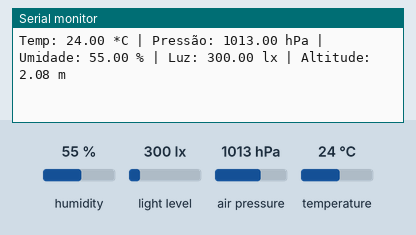
Bench run of a sketch on a simulated Arduino Uno R4 WiFi. On the bench: the last lines printed to the serial monitor. Wiring (inferred from the names in the program): BME280 sensor at I2C address 0x76. The test bench sets the inputs (shaded band); at power-on: humidity 55 %, light level 300 lx, air pressure 1013 hPa, temperature 24 °C. WiFi joins after 1.5 s; servers stay silent unless stated; uploads are accepted with an empty reply.

Above: at 2.7 s.
2.8 s: humidity set to 22 %
At 4.1 s:
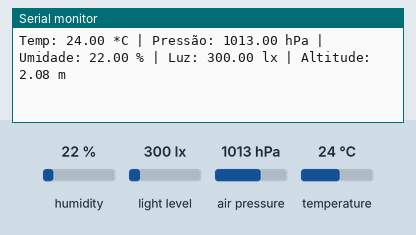
4.3 s: light level set to 40 lx
At 5.1 s:
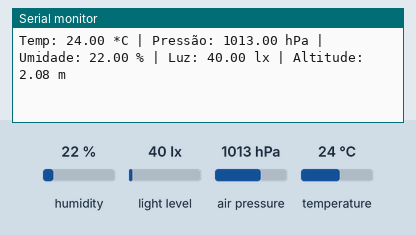
5.8 s: air pressure set to 952 hPa
At 7.0 s:
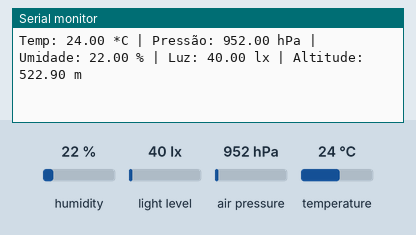
7.3 s: temperature set to 12 °C
At 11.6 s:
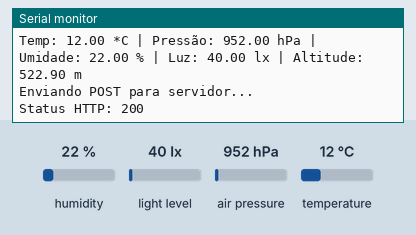

Measured:
- after the input at 2.8 s, the serial monitor: prints a new line after 0.78 s (image 1)
- after the input at 4.3 s, the serial monitor: prints a new line after 0.29 s (image 2)
- after the input at 5.8 s, the serial monitor: prints a new line after 0.80 s (image 3)
- after the input at 7.3 s, the serial monitor: prints a new line after 0.31 s (image 4)

The sketch:

CodigoArduino.ino
```cpp
#include <Wire.h>
#include <Adafruit_BME280.h>
#include <BH1750.h>
#include <WiFiS3.h>
#include <ArduinoHttpClient.h>

Adafruit_BME280 bme; // I2C
BH1750 medidorLuz;

// --- Wi-Fi / HTTP ---
// Preencha com seu Wi-Fi
char WIFI_SSID[] = "SEU_WIFI";
char WIFI_PASS[] = "SUA_SENHA";

// Servidor que vai gravar no MySQL (rode no PC/Raspberry/Host)
// Dica: use o IP do seu PC na rede local, ex: "192.168.0.50"
const char SERVER_HOST[] = "192.168.0.50";
const int SERVER_PORT = 80;
const char SERVER_PATH[] = "/ingest.php";

// Chave simples para evitar que qualquer um poste dados no seu endpoint
const char API_KEY[] = "troque_esta_chave";

WiFiClient wifi;
HttpClient http(wifi, SERVER_HOST, SERVER_PORT);

static unsigned long ultimoPostMs = 0;
static const unsigned long INTERVALO_POST_MS = 10000; // 10s

static unsigned long ultimaTentativaWifiMs = 0;
static const unsigned long WIFI_TENTAR_NOVAMENTE_MS = 15000; // 15s

static void garantirWifiConectado(bool verboso = false) {
  if (WiFi.status() == WL_CONNECTED) return;

  unsigned long agora = millis();
  if (agora - ultimaTentativaWifiMs < WIFI_TENTAR_NOVAMENTE_MS) return;
  ultimaTentativaWifiMs = agora;

  if (verboso) {
    Serial.print("Conectando no WiFi: ");
    Serial.println(WIFI_SSID);
  }

  // Tentativa rápida (não bloqueia o loop por muito tempo)
  WiFi.disconnect();
  WiFi.begin(WIFI_SSID, WIFI_PASS);
}

static uint8_t ler8(uint8_t addr, uint8_t reg) {
  Wire.beginTransmission(addr);
  Wire.write(reg);
  if (Wire.endTransmission(false) != 0) return 0xFF;
  if (Wire.requestFrom(addr, (uint8_t)1) != 1) return 0xFF;
  return Wire.read();
}

static bool i2cPresente(uint8_t addr) {
  Wire.beginTransmission(addr);
  return Wire.endTransmission() == 0;
}

static void escanearI2C() {
  Serial.println("\nEscaneando I2C...");
  uint8_t encontrados = 0;

  for (uint8_t addr = 1; addr < 127; addr++) {
    Wire.beginTransmission(addr);
    uint8_t erro = Wire.endTransmission();
    if (erro == 0) {
      Serial.print("Encontrado I2C em 0x");
      if (addr < 16) Serial.print('0');
      Serial.println(addr, HEX);
      encontrados++;
    }
  }

  if (encontrados == 0) {
    Serial.println("Nenhum dispositivo I2C encontrado.");
    Serial.println("Cheque: VCC=3.3V, GND comum, SDA/SCL nos pinos dedicados, e se o módulo tem pull-ups.");
  }
}

// Pressão ao nível do mar (hPa). Use um valor local mais preciso se quiser melhorar a altitude.
#define SEALEVELPRESSURE_HPA 1013.25

void setup() {
  Serial.begin(9600);
  while (!Serial) { } // útil em placas com Serial via USB nativa

  // Wi-Fi: tenta conectar, mas NÃO trava se falhar
  Serial.print("Tentando WiFi (não bloqueante): ");
  Serial.println(WIFI_SSID);
  WiFi.begin(WIFI_SSID, WIFI_PASS);

  // Espera no máximo ~5s por conexão inicial; se não conectar, segue normal.
  unsigned long inicio = millis();
  while (WiFi.status() != WL_CONNECTED && (millis() - inicio) < 5000) {
    delay(200);
  }
  if (WiFi.status() == WL_CONNECTED) {
    Serial.print("WiFi OK. IP: ");
    Serial.println(WiFi.localIP());
  } else {
    Serial.println("WiFi não conectou agora; vou continuar lendo sensores e tentando reconectar em background.");
    ultimaTentativaWifiMs = millis();
  }

  Wire.begin();
  delay(50);
  escanearI2C();

  // --- BME280 ---
  bool bmeOk = false;
  uint8_t bmeAddr = 0;
  for (uint8_t candidato : { (uint8_t)0x76, (uint8_t)0x77 }) {
    if (!i2cPresente(candidato)) continue;

    // Registro de ID do chip (0xD0). BME280 = 0x60
    uint8_t chipId = ler8(candidato, 0xD0);
    Serial.print("Chip ID em 0x");
    if (candidato < 16) Serial.print('0');
    Serial.print(candidato, HEX);
    Serial.print(": 0x");
    if (chipId < 16) Serial.print('0');
    Serial.println(chipId, HEX);

    if (chipId == 0x60) {
      bmeOk = bme.begin(candidato);
      bmeAddr = candidato;
      break;
    }
  }

  if (!bmeOk) {
    Serial.println("\nErro: BME280 não inicializou.");
    Serial.println("- Confirme VCC=3.3V, GND comum, SDA/SCL nos pinos dedicados.");
    Serial.println("- O BME280 normalmente está em 0x76 ou 0x77, com Chip ID 0x60.");
    while (1) delay(10);
  }

  bme.setSampling(
    Adafruit_BME280::MODE_NORMAL,
    Adafruit_BME280::SAMPLING_X2,   // temperatura
    Adafruit_BME280::SAMPLING_X16,  // pressão
    Adafruit_BME280::SAMPLING_X1,   // umidade
    Adafruit_BME280::FILTER_X16,
    Adafruit_BME280::STANDBY_MS_500
  );
  Serial.print("BME280 OK (0x");
  if (bmeAddr < 16) Serial.print('0');
  Serial.print(bmeAddr, HEX);
  Serial.println(")");

  // --- BH1750 ---
  // Endereços comuns do BH1750:
  // - 0x23 (ADDR em GND ou padrão)
  // - 0x5C (ADDR em VCC)
  bool bhOk = false;
  if (i2cPresente(0x23)) {
    bhOk = medidorLuz.begin(BH1750::CONTINUOUS_HIGH_RES_MODE, 0x23);
  }
  if (!bhOk && i2cPresente(0x5C)) {
    bhOk = medidorLuz.begin(BH1750::CONTINUOUS_HIGH_RES_MODE, 0x5C);
  }
  if (bhOk) {
    Serial.println("BH1750 OK!");
  } else {
    Serial.println("Aviso: BH1750 não encontrado (0x23/0x5C). Ligue ADDR em GND (0x23) ou 3.3V (0x5C).");
  }
}

void loop() {
  float tempC = bme.readTemperature();
  float pressHpa = bme.readPressure() / 100.0F; // Pa -> hPa
  float hum = bme.readHumidity();
  float altM = bme.readAltitude(SEALEVELPRESSURE_HPA);
  float lux = medidorLuz.readLightLevel();

  Serial.print("Temp: ");
  Serial.print(tempC);
  Serial.print(" *C | Pressão: ");
  Serial.print(pressHpa);
  Serial.print(" hPa | Umidade: ");
  Serial.print(hum);
  Serial.print(" % | Luz: ");
  Serial.print(lux);
  Serial.print(" lx | Altitude: ");
  Serial.print(altM);
  Serial.println(" m");

  // Mantém o Wi-Fi tentando conectar em background
  garantirWifiConectado(false);

  // Envia para o servidor a cada INTERVALO_POST_MS (somente se Wi-Fi conectado)
  unsigned long agora = millis();
  if (agora - ultimoPostMs >= INTERVALO_POST_MS) {
    ultimoPostMs = agora;

    if (WiFi.status() != WL_CONNECTED) {
      Serial.println("WiFi offline; pulando envio (vou tentar reconectar automaticamente).");
      delay(1000);
      return;
    }

    String json = "{";
    json += "\"device\":\"uno_r4_wifi\",";
    json += "\"temp_c\":" + String(tempC, 2) + ",";
    json += "\"pressure_hpa\":" + String(pressHpa, 2) + ",";
    json += "\"humidity\":" + String(hum, 2) + ",";
    json += "\"lux\":" + String(lux, 2) + ",";
    json += "\"altitude_m\":" + String(altM, 2);
    json += "}";

    Serial.println("Enviando POST para servidor...");

    http.beginRequest();
    http.post(SERVER_PATH);
    http.sendHeader("Content-Type", "application/json");
    http.sendHeader("X-API-Key", API_KEY);
    http.sendHeader("Content-Length", json.length());
    http.beginBody();
    http.print(json);
    http.endRequest();

    int statusCode = http.responseStatusCode();
    String resp = http.responseBody();
    Serial.print("Status HTTP: ");
    Serial.println(statusCode);
    if (resp.length() > 0) {
      Serial.print("Resposta: ");
      Serial.println(resp);
    }
  }

  delay(1000);
}
```
